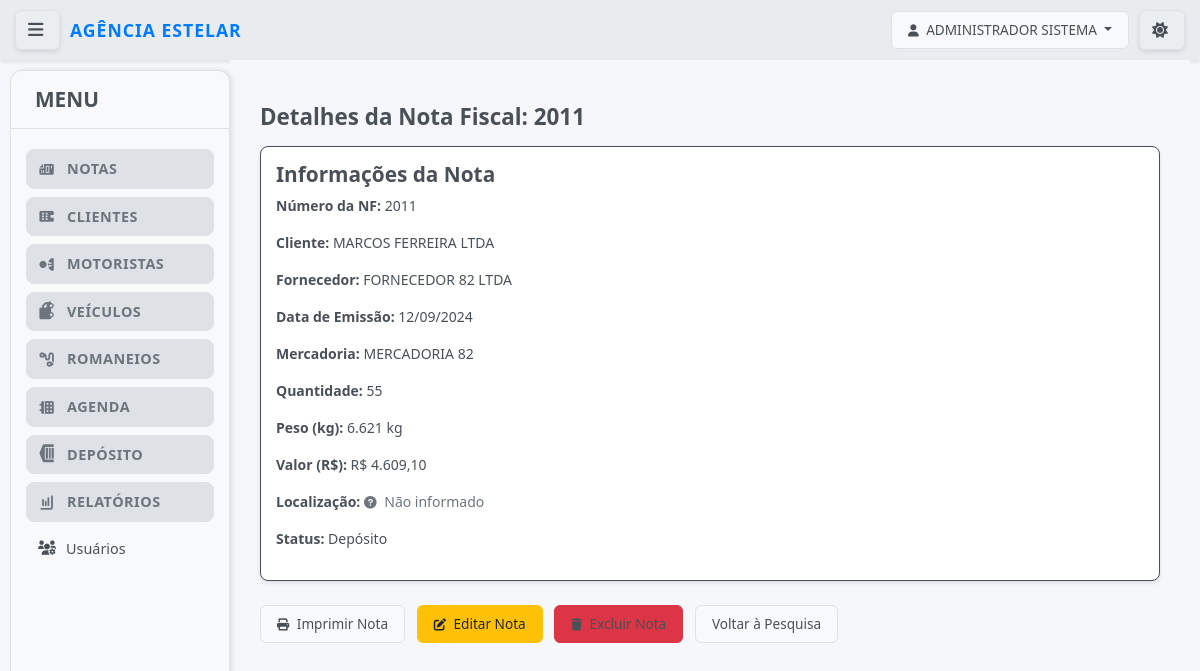
Before: /notas/notas/456/detalhes/ (signed in) with the older database file.
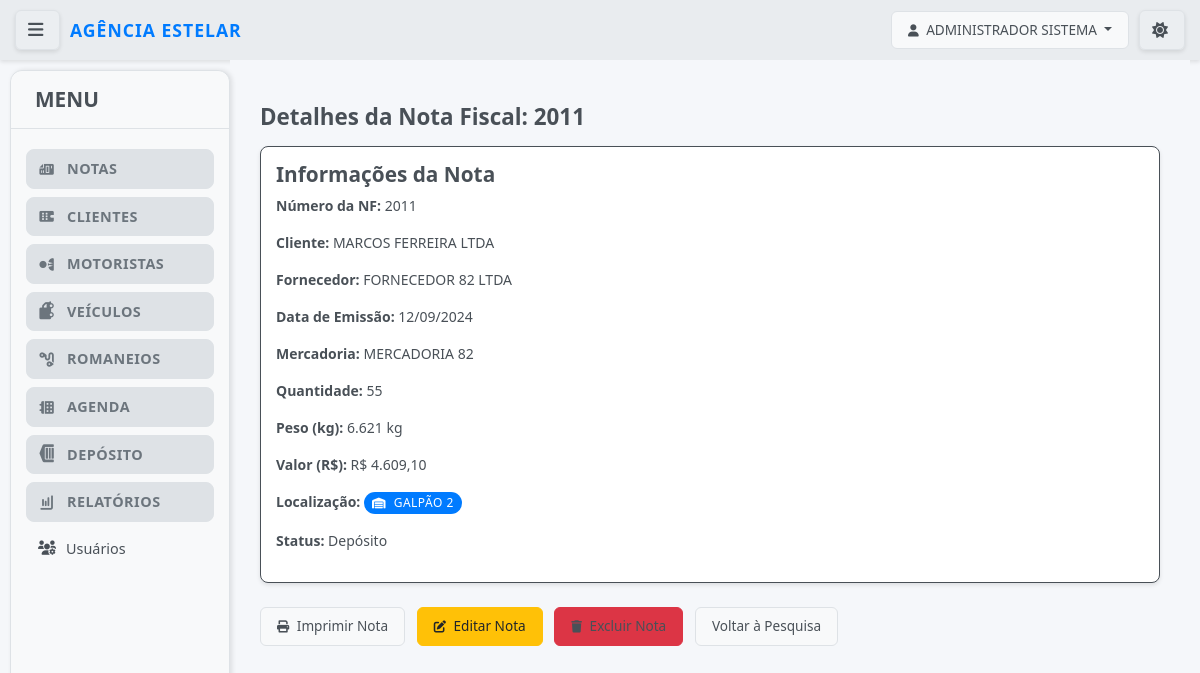
After: the same page with the newer database file.
### notas/models.py (models this page shows, shortened)
class UpperCaseMixin:
    def save(self, *args, **kwargs):
        for field in self._meta.fields:
            if hasattr(field, 'max_length') and hasattr(self, field.name):
                value = getattr(self, field.name)
                if value and isinstance(value, str):
                    exclude_fields = [
                        'email', 'password', 'username', 'cpf', 'cnpj',
                        'cnh', 'chassi', 'renavam', 'placa', 'cep',
                        'telefone', 'rntrc', 'numero_consulta', 'tipo_usuario',
                        'status'  # Adicionado para não converter status para maiúsculo
                    ]
                    if field.name not in exclude_fields:
                        setattr(self, field.name, value.upper())
        super().save(*args, **kwargs)

class NotaFiscal(UpperCaseMixin, models.Model):
    cliente = models.ForeignKey(Cliente, on_delete=models.PROTECT, related_name='notas_fiscais', verbose_name="Cliente")
    nota = models.CharField(max_length=50, verbose_name="Número da Nota")
    data = models.DateField(verbose_name="Data de Emissão") # Nome 'data' mantido, era o que o Django esperava
    fornecedor = models.CharField(max_length=200, verbose_name="Fornecedor")
    mercadoria = models.CharField(max_length=200, verbose_name="Mercadoria")
    quantidade = models.DecimalField(max_digits=10, decimal_places=2, verbose_name="Quantidade")
    peso = models.DecimalField(max_digits=10, decimal_places=2, verbose_name="Peso (kg)")
    valor = models.DecimalField(max_digits=10, decimal_places=2, verbose_name="Valor (R$)")
    STATUS_NF_CHOICES = [ # Renomeado para evitar conflito com Cliente.STATUS_CHOICES
        ('Depósito', 'Depósito'),
        ('Enviada', 'Enviada'),
    ]
    status = models.CharField(max_length=20, default='Depósito', choices=STATUS_NF_CHOICES, verbose_name="Status da NF")
    LOCAL_CHOICES = [
        ('1', 'Galpão 1'),
        ('2', 'Galpão 2'),
        ('3', 'Galpão 3'),
        ('4', 'Galpão 4'),
        ('5', 'Galpão 5'),
    ]
    local = models.CharField(max_length=10, choices=LOCAL_CHOICES, blank=True, null=True, verbose_name="Local")
    romaneios = models.ManyToManyField(
        'RomaneioViagem',
        related_name='notas_vinculadas', # Related_name para evitar conflito
        blank=True,
        verbose_name="Romaneios Vinculados"
    )
    class Meta:
        verbose_name = "Nota Fiscal"
        verbose_name_plural = "Notas Fiscais"
        ordering = ['-data', 'nota']
        constraints = [
            UniqueConstraint(fields=['nota', 'cliente', 'mercadoria', 'quantidade', 'peso'],
                             name='unique_nota_fiscal_por_campos_chave')
        ]

class Cliente(UpperCaseMixin, models.Model):
    razao_social = models.CharField(max_length=255, unique=True, verbose_name="Razão Social") # Adicionado unique=True
    cnpj = models.CharField(max_length=18, unique=True, blank=True, null=True, verbose_name="CNPJ")
    nome_fantasia = models.CharField(max_length=255, blank=True, null=True, verbose_name="Nome Fantasia")
    inscricao_estadual = models.CharField(max_length=20, blank=True, null=True, verbose_name="Inscrição Estadual")
    endereco = models.CharField(max_length=255, blank=True, null=True, verbose_name="Endereço")
    numero = models.CharField(max_length=10, blank=True, null=True, verbose_name="Número")
    complemento = models.CharField(max_length=255, blank=True, null=True, verbose_name="Complemento")
    bairro = models.CharField(max_length=100, blank=True, null=True, verbose_name="Bairro")
    cidade = models.CharField(max_length=100, blank=True, null=True, verbose_name="Cidade")
    estado = models.CharField(max_length=2, blank=True, null=True, verbose_name="Estado (UF)")
    cep = models.CharField(max_length=9, blank=True, null=True, verbose_name="CEP")
    telefone = models.CharField(max_length=20, blank=True, null=True, verbose_name="Telefone")
    email = models.EmailField(blank=True, null=True, verbose_name="Email")
    STATUS_CHOICES = [
        ('Ativo', 'Ativo'),
        ('Inativo', 'Inativo'),
    ]
    status = models.CharField(max_length=10, choices=STATUS_CHOICES, default='Ativo', verbose_name="Status")
    class Meta:
        verbose_name = "Cliente"
        verbose_name_plural = "Clientes"
        ordering = ['razao_social']

### notas/views.py (the view)
# urls.py: path('notas/<int:pk>/detalhes/', views.detalhes_nota_fiscal, name='detalhes_nota_fiscal'),
def detalhes_nota_fiscal(request, pk):
    nota = get_object_or_404(NotaFiscal, pk=pk)
    romaneios_vinculados = nota.romaneios_vinculados.all().order_by('-data_emissao')
    context = {
        'nota': nota,
        'romaneios_vinculados': romaneios_vinculados,
    }
    return render(request, 'notas/detalhes_nota_fiscal.html', context)

### notas/models.py (called while the page is built)
    def get_full_name(self):
        return f"{self.first_name} {self.last_name}".strip()

    @property
    def is_admin(self):
        return self.tipo_usuario == 'admin'

    @property
    def is_cliente(self):
        return self.tipo_usuario == 'cliente'

    def can_access_funcionalidades(self):
        return self.is_admin or self.is_funcionario

### notas/templatetags/format_filters.py (called while the page is built)
@register.filter
def format_brazilian_currency(value):
    if value is None:
        return ''
    try:
        locale.setlocale(locale.LC_ALL, 'pt_BR.UTF-8')
    except locale.Error:
        pass
    try:
        float_value = float(value)
        if float_value == 0:
            return 'R$ 0,00'
        formatted = f"{float_value:,.2f}".replace(',', 'X').replace('.', ',').replace('X', '.')
        return f"R$ {formatted}"
    except (ValueError, TypeError):
        return str(value)

@register.filter
def format_brazilian_weight(value):
    if value is None:
        return ''
    formatted_number = format_brazilian_number(value, 0)
    return f"{formatted_number} kg"

@register.filter
def format_brazilian_quantity(value):
    return format_brazilian_number(value, 0)

### notas/templates/notas/detalhes_nota_fiscal.html (shortened to what this page needs)
{% extends 'base.html' %}
{% load format_filters %}
{% block content %}
<div class="container mt-4">
    <h2>Detalhes da Nota Fiscal: {{ nota.nota }}</h2>
    <div class="card card-body mb-4">
        <h3>Informações da Nota</h3>
        <p><strong>Número da NF:</strong> {{ nota.nota }}</p>
        <p><strong>Cliente:</strong> {{ nota.cliente.razao_social }}</p>
        <p><strong>Fornecedor:</strong> {{ nota.fornecedor }}</p>
        <p><strong>Data de Emissão:</strong> {{ nota.data|date:"d/m/Y" }}</p>
        <p><strong>Mercadoria:</strong> {{ nota.mercadoria }}</p>
        <p><strong>Quantidade:</strong> {{ nota.quantidade|format_brazilian_quantity }}</p>
        <p><strong>Peso (kg):</strong> {{ nota.peso|format_brazilian_weight }}</p>
        <p><strong>Valor (R$):</strong> {{ nota.valor|format_brazilian_currency }}</p>
        <p><strong>Localização:</strong>
            {% if nota.local %}
                <span class="badge bg-primary fs-6">
                    <i class="fas fa-warehouse"></i> {{ nota.get_local_display }}
                </span>
            {% else %}
                <span class="text-muted">
                    <i class="fas fa-question-circle"></i> Não informado
                </span>
            {% endif %}
        </p>
        <p><strong>Status:</strong> {{ nota.get_status_display }}</p>
    </div>
    <div class="mt-4">
        <a href="{% url 'notas:imprimir_nota_fiscal' nota.pk %}" class="btn btn-secondary me-2" target="_blank">
            <i class="fas fa-print"></i> Imprimir Nota
        </a>
        {% if user.is_admin or user.is_funcionario %}
            <a href="{% url 'notas:editar_nota_fiscal' nota.pk %}" class="btn btn-warning me-2">
                <i class="fas fa-edit"></i> Editar Nota
            </a>
            <form action="{% url 'notas:excluir_nota_fiscal' nota.pk %}" method="post" style="display:inline;" onsubmit="return confirm('Tem certeza que deseja excluir esta nota fiscal?');">
                <button type="submit" class="btn btn-danger me-2">
                    <i class="fas fa-trash"></i> Excluir Nota
                </button>
            </form>
        {% endif %}
        {% if user.is_cliente %}
            <a href="{% url 'notas:minhas_notas_fiscais' %}" class="btn btn-secondary">Voltar às Minhas Notas</a>
        {% else %}
            <a href="{% url 'notas:listar_notas_fiscais' %}" class="btn btn-secondary">Voltar à Pesquisa</a>
        {% endif %}
    </div>
</div>
{% endblock %}

Changed rows visible on the page:
changed NotaFiscal "FORNECEDOR 82 LTDA": local (not shown) → "GALPÃO 2"
Other visible differences:
text no longer shown: "Não informado"
